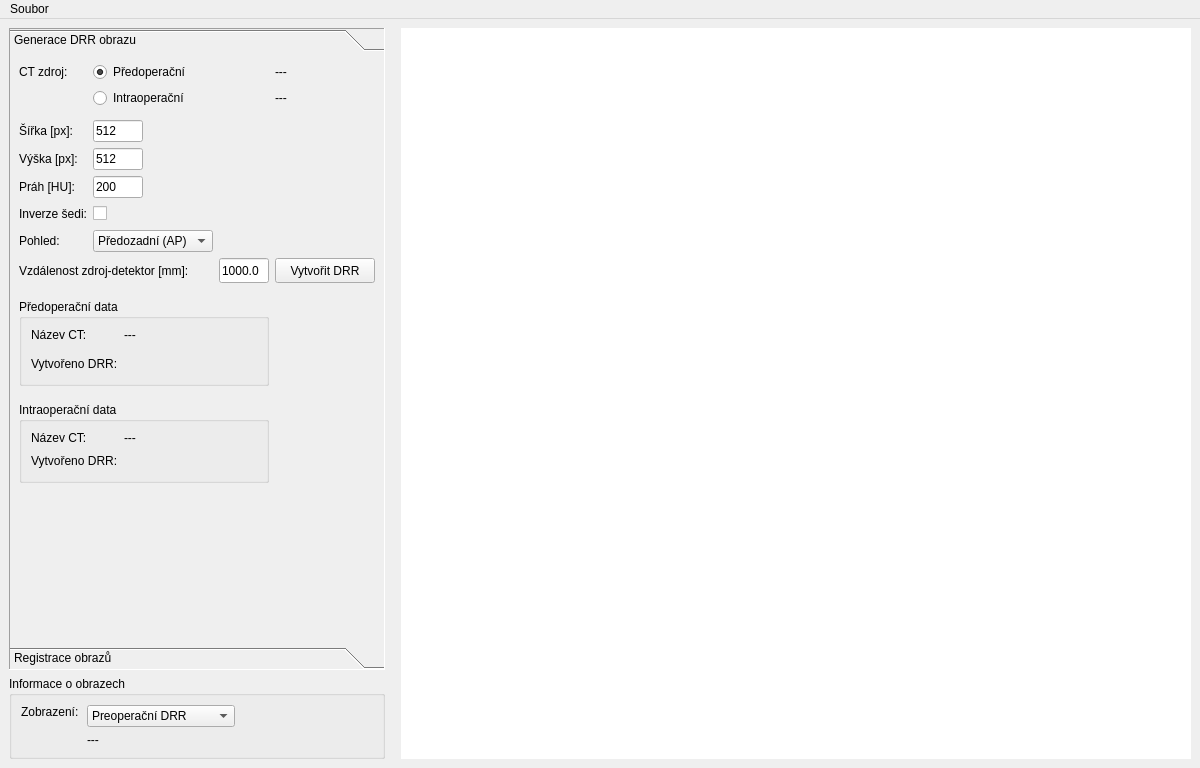
<?xml version="1.0" encoding="UTF-8"?>
<ui version="4.0">
 <class>win_main_window</class>
 <widget class="QMainWindow" name="win_main_window">
  <property name="geometry">
   <rect>
    <x>0</x>
    <y>0</y>
    <width>1200</width>
    <height>768</height>
   </rect>
  </property>
  <property name="sizePolicy">
   <sizepolicy hsizetype="Preferred" vsizetype="Preferred">
    <horstretch>0</horstretch>
    <verstretch>0</verstretch>
   </sizepolicy>
  </property>
  <property name="minimumSize">
   <size>
    <width>1200</width>
    <height>768</height>
   </size>
  </property>
  <property name="windowTitle">
   <string>Casif</string>
  </property>
  <widget class="QWidget" name="lay_main_layout">
   <layout class="QGridLayout" name="gridLayout">
    <item row="0" column="0" colspan="2">
     <widget class="QToolBox" name="tob_main">
      <property name="sizePolicy">
       <sizepolicy hsizetype="Fixed" vsizetype="Preferred">
        <horstretch>0</horstretch>
        <verstretch>0</verstretch>
       </sizepolicy>
      </property>
      <property name="minimumSize">
       <size>
        <width>375</width>
        <height>0</height>
       </size>
      </property>
      <property name="maximumSize">
       <size>
        <width>16777215</width>
        <height>16777215</height>
       </size>
      </property>
      <property name="frameShape">
       <enum>QFrame::Panel</enum>
      </property>
      <property name="frameShadow">
       <enum>QFrame::Sunken</enum>
      </property>
      <property name="currentIndex">
       <number>0</number>
      </property>
      <property name="tabSpacing">
       <number>2</number>
      </property>
      <widget class="QWidget" name="pag_drr">
       <property name="geometry">
        <rect>
         <x>0</x>
         <y>0</y>
         <width>373</width>
         <height>588</height>
        </rect>
       </property>
       <property name="sizePolicy">
        <sizepolicy hsizetype="Preferred" vsizetype="Preferred">
         <horstretch>0</horstretch>
         <verstretch>0</verstretch>
        </sizepolicy>
       </property>
       <property name="acceptDrops">
        <bool>false</bool>
       </property>
       <attribute name="label">
        <string>Generace DRR obrazu</string>
       </attribute>
       <layout class="QGridLayout" name="gridLayout_3">
        <item row="6" column="0">
         <widget class="QLabel" name="lab_thresh">
          <property name="sizePolicy">
           <sizepolicy hsizetype="Fixed" vsizetype="Fixed">
            <horstretch>0</horstretch>
            <verstretch>0</verstretch>
           </sizepolicy>
          </property>
          <property name="minimumSize">
           <size>
            <width>65</width>
            <height>20</height>
           </size>
          </property>
          <property name="text">
           <string>Práh [HU]:</string>
          </property>
         </widget>
        </item>
        <item row="13" column="0">
         <spacer name="verticalSpacer_3">
          <property name="orientation">
           <enum>Qt::Vertical</enum>
          </property>
          <property name="sizeType">
           <enum>QSizePolicy::Fixed</enum>
          </property>
          <property name="sizeHint" stdset="0">
           <size>
            <width>20</width>
            <height>10</height>
           </size>
          </property>
         </spacer>
        </item>
        <item row="4" column="1">
         <widget class="QLineEdit" name="led_drr_width">
          <property name="maximumSize">
           <size>
            <width>50</width>
            <height>60</height>
           </size>
          </property>
          <property name="inputMask">
           <string/>
          </property>
          <property name="text">
           <string>512</string>
          </property>
         </widget>
        </item>
        <item row="8" column="1">
         <widget class="QComboBox" name="cbo_drr_view">
          <property name="maximumSize">
           <size>
            <width>120</width>
            <height>16777215</height>
           </size>
          </property>
          <item>
           <property name="text">
            <string>Předozadní (AP)</string>
           </property>
          </item>
          <item>
           <property name="text">
            <string>Boční zleva</string>
           </property>
          </item>
          <item>
           <property name="text">
            <string>Boční zprava</string>
           </property>
          </item>
          <item>
           <property name="text">
            <string>Pánevní vstup</string>
           </property>
          </item>
         </widget>
        </item>
        <item row="7" column="1">
         <widget class="QCheckBox" name="cbo_inverse_gray">
          <property name="text">
           <string/>
          </property>
         </widget>
        </item>
        <item row="6" column="1">
         <widget class="QLineEdit" name="led_drr_thresh">
          <property name="maximumSize">
           <size>
            <width>50</width>
            <height>30</height>
           </size>
          </property>
          <property name="text">
           <string>200</string>
          </property>
         </widget>
        </item>
        <item row="9" column="2">
         <widget class="QLineEdit" name="led_sid">
          <property name="maximumSize">
           <size>
            <width>50</width>
            <height>25</height>
           </size>
          </property>
          <property name="text">
           <string>1000.0</string>
          </property>
         </widget>
        </item>
        <item row="9" column="0" colspan="2">
         <widget class="QLabel" name="lab_sid">
          <property name="sizePolicy">
           <sizepolicy hsizetype="Minimum" vsizetype="Fixed">
            <horstretch>0</horstretch>
            <verstretch>0</verstretch>
           </sizepolicy>
          </property>
          <property name="minimumSize">
           <size>
            <width>65</width>
            <height>20</height>
           </size>
          </property>
          <property name="text">
           <string>Vzdálenost zdroj-detektor [mm]:</string>
          </property>
          <property name="textFormat">
           <enum>Qt::AutoText</enum>
          </property>
          <property name="wordWrap">
           <bool>true</bool>
          </property>
          <property name="margin">
           <number>0</number>
          </property>
         </widget>
        </item>
        <item row="9" column="3">
         <widget class="QPushButton" name="pbu_drr_start">
          <property name="minimumSize">
           <size>
            <width>100</width>
            <height>25</height>
           </size>
          </property>
          <property name="maximumSize">
           <size>
            <width>100</width>
            <height>16777215</height>
           </size>
          </property>
          <property name="text">
           <string>Vytvořit DRR</string>
          </property>
         </widget>
        </item>
        <item row="15" column="0" colspan="4">
         <spacer name="verticalSpacer">
          <property name="orientation">
           <enum>Qt::Vertical</enum>
          </property>
          <property name="sizeHint" stdset="0">
           <size>
            <width>20</width>
            <height>40</height>
           </size>
          </property>
         </spacer>
        </item>
        <item row="4" column="0">
         <widget class="QLabel" name="lab_drr_width">
          <property name="sizePolicy">
           <sizepolicy hsizetype="Fixed" vsizetype="Fixed">
            <horstretch>0</horstretch>
            <verstretch>0</verstretch>
           </sizepolicy>
          </property>
          <property name="minimumSize">
           <size>
            <width>65</width>
            <height>20</height>
           </size>
          </property>
          <property name="text">
           <string>Šířka [px]:</string>
          </property>
         </widget>
        </item>
        <item row="5" column="1">
         <widget class="QLineEdit" name="led_drr_height">
          <property name="maximumSize">
           <size>
            <width>50</width>
            <height>16777215</height>
           </size>
          </property>
          <property name="text">
           <string>512</string>
          </property>
          <property name="frame">
           <bool>true</bool>
          </property>
         </widget>
        </item>
        <item row="0" column="0">
         <widget class="QLabel" name="lab_ct_source">
          <property name="sizePolicy">
           <sizepolicy hsizetype="Fixed" vsizetype="Fixed">
            <horstretch>0</horstretch>
            <verstretch>0</verstretch>
           </sizepolicy>
          </property>
          <property name="minimumSize">
           <size>
            <width>65</width>
            <height>20</height>
           </size>
          </property>
          <property name="text">
           <string>CT zdroj:</string>
          </property>
         </widget>
        </item>
        <item row="5" column="0">
         <widget class="QLabel" name="lab_drr_height">
          <property name="sizePolicy">
           <sizepolicy hsizetype="Fixed" vsizetype="Fixed">
            <horstretch>0</horstretch>
            <verstretch>0</verstretch>
           </sizepolicy>
          </property>
          <property name="minimumSize">
           <size>
            <width>65</width>
            <height>20</height>
           </size>
          </property>
          <property name="text">
           <string>Výška [px]:</string>
          </property>
         </widget>
        </item>
        <item row="7" column="0">
         <widget class="QLabel" name="lab_inverse_gray">
          <property name="sizePolicy">
           <sizepolicy hsizetype="Fixed" vsizetype="Fixed">
            <horstretch>0</horstretch>
            <verstretch>0</verstretch>
           </sizepolicy>
          </property>
          <property name="minimumSize">
           <size>
            <width>65</width>
            <height>20</height>
           </size>
          </property>
          <property name="text">
           <string>Inverze šedi:</string>
          </property>
         </widget>
        </item>
        <item row="12" column="0" colspan="3">
         <widget class="QGroupBox" name="gbo_preop_info">
          <property name="title">
           <string>Předoperační data</string>
          </property>
          <layout class="QGridLayout" name="gridLayout_5">
           <item row="1" column="0">
            <widget class="QLabel" name="lab_pre_ct_name">
             <property name="maximumSize">
              <size>
               <width>16777215</width>
               <height>16777215</height>
              </size>
             </property>
             <property name="text">
              <string>Název CT:</string>
             </property>
            </widget>
           </item>
           <item row="3" column="0">
            <widget class="QLabel" name="lab_pre_drr_created">
             <property name="text">
              <string>Vytvořeno DRR:</string>
             </property>
            </widget>
           </item>
           <item row="3" column="1">
            <widget class="QLabel" name="labm_pre_drr_created">
             <property name="minimumSize">
              <size>
               <width>20</width>
               <height>20</height>
              </size>
             </property>
             <property name="maximumSize">
              <size>
               <width>20</width>
               <height>20</height>
              </size>
             </property>
             <property name="font">
              <font>
               <bold>true</bold>
              </font>
             </property>
             <property name="text">
              <string/>
             </property>
            </widget>
           </item>
           <item row="1" column="1">
            <widget class="QLabel" name="labm_pre_ct_name">
             <property name="maximumSize">
              <size>
               <width>16777215</width>
               <height>16777215</height>
              </size>
             </property>
             <property name="text">
              <string>---</string>
             </property>
            </widget>
           </item>
           <item row="1" column="2" rowspan="3">
            <spacer name="horizontalSpacer_2">
             <property name="orientation">
              <enum>Qt::Horizontal</enum>
             </property>
             <property name="sizeHint" stdset="0">
              <size>
               <width>40</width>
               <height>20</height>
              </size>
             </property>
            </spacer>
           </item>
          </layout>
         </widget>
        </item>
        <item row="10" column="2">
         <spacer name="verticalSpacer_2">
          <property name="orientation">
           <enum>Qt::Vertical</enum>
          </property>
          <property name="sizeType">
           <enum>QSizePolicy::Fixed</enum>
          </property>
          <property name="sizeHint" stdset="0">
           <size>
            <width>20</width>
            <height>10</height>
           </size>
          </property>
         </spacer>
        </item>
        <item row="3" column="3" rowspan="6">
         <spacer name="horizontalSpacer">
          <property name="orientation">
           <enum>Qt::Horizontal</enum>
          </property>
          <property name="sizeHint" stdset="0">
           <size>
            <width>40</width>
            <height>20</height>
           </size>
          </property>
         </spacer>
        </item>
        <item row="8" column="0">
         <widget class="QLabel" name="lab_drr_view">
          <property name="sizePolicy">
           <sizepolicy hsizetype="Fixed" vsizetype="Fixed">
            <horstretch>0</horstretch>
            <verstretch>0</verstretch>
           </sizepolicy>
          </property>
          <property name="minimumSize">
           <size>
            <width>65</width>
            <height>20</height>
           </size>
          </property>
          <property name="text">
           <string>Pohled:</string>
          </property>
         </widget>
        </item>
        <item row="0" column="1">
         <widget class="QRadioButton" name="rbu_preop">
          <property name="text">
           <string>Předoperační</string>
          </property>
          <property name="checked">
           <bool>true</bool>
          </property>
         </widget>
        </item>
        <item row="14" column="0" colspan="3">
         <widget class="QGroupBox" name="gbo_intraop_info">
          <property name="title">
           <string>Intraoperační data</string>
          </property>
          <layout class="QGridLayout" name="gridLayout_6">
           <item row="0" column="4" rowspan="2">
            <spacer name="horizontalSpacer_3">
             <property name="orientation">
              <enum>Qt::Horizontal</enum>
             </property>
             <property name="sizeHint" stdset="0">
              <size>
               <width>40</width>
               <height>20</height>
              </size>
             </property>
            </spacer>
           </item>
           <item row="1" column="0">
            <widget class="QLabel" name="lab_intra_drr_created">
             <property name="text">
              <string>Vytvořeno DRR:</string>
             </property>
            </widget>
           </item>
           <item row="0" column="1">
            <widget class="QLabel" name="labm_intra_ct_name">
             <property name="maximumSize">
              <size>
               <width>16777215</width>
               <height>16777215</height>
              </size>
             </property>
             <property name="text">
              <string>---</string>
             </property>
            </widget>
           </item>
           <item row="1" column="1">
            <widget class="QLabel" name="labm_intra_drr_created">
             <property name="minimumSize">
              <size>
               <width>20</width>
               <height>20</height>
              </size>
             </property>
             <property name="maximumSize">
              <size>
               <width>20</width>
               <height>20</height>
              </size>
             </property>
             <property name="font">
              <font>
               <bold>true</bold>
              </font>
             </property>
             <property name="text">
              <string/>
             </property>
            </widget>
           </item>
           <item row="0" column="0">
            <widget class="QLabel" name="lab_intra_ct_name">
             <property name="maximumSize">
              <size>
               <width>16777215</width>
               <height>16777215</height>
              </size>
             </property>
             <property name="text">
              <string>Název CT:</string>
             </property>
            </widget>
           </item>
          </layout>
         </widget>
        </item>
        <item row="1" column="3">
         <widget class="QLabel" name="labm_intraop_ct_warning">
          <property name="text">
           <string>---</string>
          </property>
          <property name="alignment">
           <set>Qt::AlignLeading|Qt::AlignLeft|Qt::AlignVCenter</set>
          </property>
         </widget>
        </item>
        <item row="1" column="1">
         <widget class="QRadioButton" name="rbu_intraop">
          <property name="text">
           <string>Intraoperační</string>
          </property>
         </widget>
        </item>
        <item row="0" column="3">
         <widget class="QLabel" name="labm_preop_ct_warning">
          <property name="text">
           <string>---</string>
          </property>
          <property name="alignment">
           <set>Qt::AlignLeading|Qt::AlignLeft|Qt::AlignVCenter</set>
          </property>
         </widget>
        </item>
       </layout>
      </widget>
      <widget class="QWidget" name="pag_reg">
       <property name="geometry">
        <rect>
         <x>0</x>
         <y>0</y>
         <width>373</width>
         <height>588</height>
        </rect>
       </property>
       <attribute name="label">
        <string>Registrace obrazů</string>
       </attribute>
       <widget class="QPushButton" name="pbu_reg_start">
        <property name="geometry">
         <rect>
          <x>110</x>
          <y>70</y>
          <width>75</width>
          <height>25</height>
         </rect>
        </property>
        <property name="minimumSize">
         <size>
          <width>0</width>
          <height>25</height>
         </size>
        </property>
        <property name="text">
         <string>Spustit</string>
        </property>
       </widget>
       <widget class="QComboBox" name="cob_reg_method">
        <property name="geometry">
         <rect>
          <x>80</x>
          <y>30</y>
          <width>111</width>
          <height>22</height>
         </rect>
        </property>
        <item>
         <property name="text">
          <string>Metoda 1</string>
         </property>
        </item>
        <item>
         <property name="text">
          <string>Metoda 2</string>
         </property>
        </item>
        <item>
         <property name="text">
          <string>Metoda 3</string>
         </property>
        </item>
       </widget>
       <widget class="QLabel" name="lab_reg_method">
        <property name="geometry">
         <rect>
          <x>30</x>
          <y>30</y>
          <width>49</width>
          <height>16</height>
         </rect>
        </property>
        <property name="text">
         <string>Metoda:</string>
        </property>
       </widget>
      </widget>
     </widget>
    </item>
    <item row="1" column="0" colspan="2">
     <widget class="QGroupBox" name="gbo_image_info">
      <property name="maximumSize">
       <size>
        <width>450</width>
        <height>16777215</height>
       </size>
      </property>
      <property name="title">
       <string>Informace o obrazech</string>
      </property>
      <layout class="QGridLayout" name="gridLayout_2">
       <item row="0" column="0">
        <widget class="QLabel" name="lab_visualization">
         <property name="maximumSize">
          <size>
           <width>60</width>
           <height>16777215</height>
          </size>
         </property>
         <property name="text">
          <string>Zobrazení:</string>
         </property>
        </widget>
       </item>
       <item row="2" column="1" colspan="2">
        <widget class="QLabel" name="labm_vis_warning">
         <property name="text">
          <string>---</string>
         </property>
        </widget>
       </item>
       <item row="0" column="1" rowspan="2">
        <widget class="QComboBox" name="cbo_visualization">
         <property name="sizePolicy">
          <sizepolicy hsizetype="Preferred" vsizetype="Preferred">
           <horstretch>0</horstretch>
           <verstretch>0</verstretch>
          </sizepolicy>
         </property>
         <property name="minimumSize">
          <size>
           <width>130</width>
           <height>0</height>
          </size>
         </property>
         <property name="maximumSize">
          <size>
           <width>150</width>
           <height>16777215</height>
          </size>
         </property>
         <item>
          <property name="text">
           <string>Preoperační DRR</string>
          </property>
         </item>
         <item>
          <property name="text">
           <string>Intraoperační DRR</string>
          </property>
         </item>
         <item>
          <property name="text">
           <string>Preop + Intraop hrany</string>
          </property>
         </item>
         <item>
          <property name="text">
           <string>Šachovnice</string>
          </property>
         </item>
        </widget>
       </item>
      </layout>
     </widget>
    </item>
    <item row="0" column="3" rowspan="2">
     <widget class="GraphicsView" name="gvi_drr">
      <property name="enabled">
       <bool>true</bool>
      </property>
      <property name="sizePolicy">
       <sizepolicy hsizetype="MinimumExpanding" vsizetype="MinimumExpanding">
        <horstretch>0</horstretch>
        <verstretch>0</verstretch>
       </sizepolicy>
      </property>
      <property name="minimumSize">
       <size>
        <width>512</width>
        <height>512</height>
       </size>
      </property>
      <property name="mouseTracking">
       <bool>false</bool>
      </property>
      <property name="frameShape">
       <enum>QFrame::NoFrame</enum>
      </property>
      <property name="frameShadow">
       <enum>QFrame::Plain</enum>
      </property>
      <property name="sizeAdjustPolicy">
       <enum>QAbstractScrollArea::AdjustIgnored</enum>
      </property>
      <property name="alignment">
       <set>Qt::AlignCenter</set>
      </property>
      <property name="dragMode">
       <enum>QGraphicsView::NoDrag</enum>
      </property>
      <property name="transformationAnchor">
       <enum>QGraphicsView::AnchorUnderMouse</enum>
      </property>
     </widget>
    </item>
    <item row="0" column="2" rowspan="2">
     <spacer name="horizontalSpacer_4">
      <property name="orientation">
       <enum>Qt::Horizontal</enum>
      </property>
      <property name="sizeType">
       <enum>QSizePolicy::Fixed</enum>
      </property>
      <property name="sizeHint" stdset="0">
       <size>
        <width>10</width>
        <height>20</height>
       </size>
      </property>
     </spacer>
    </item>
   </layout>
  </widget>
  <widget class="QMenuBar" name="mba_main_menu">
   <property name="geometry">
    <rect>
     <x>0</x>
     <y>0</y>
     <width>1200</width>
     <height>22</height>
    </rect>
   </property>
   <widget class="QMenu" name="men_file">
    <property name="title">
     <string>Soubor</string>
    </property>
    <widget class="QMenu" name="men_read">
     <property name="tearOffEnabled">
      <bool>false</bool>
     </property>
     <property name="title">
      <string>Otevřít</string>
     </property>
     <property name="separatorsCollapsible">
      <bool>false</bool>
     </property>
     <addaction name="mac_read_pre_ct"/>
     <addaction name="mac_read_intra_ct"/>
     <addaction name="mac_read_drr"/>
    </widget>
    <widget class="QMenu" name="men_write">
     <property name="title">
      <string>Uložit</string>
     </property>
     <addaction name="mac_write_pre_drr"/>
     <addaction name="mac_write_intra_drr"/>
    </widget>
    <addaction name="men_read"/>
    <addaction name="men_write"/>
    <addaction name="mac_info"/>
    <addaction name="separator"/>
    <addaction name="mac_exit"/>
   </widget>
   <addaction name="men_file"/>
  </widget>
  <action name="mac_info">
   <property name="text">
    <string>Informace</string>
   </property>
  </action>
  <action name="mac_exit">
   <property name="text">
    <string>Ukončit</string>
   </property>
  </action>
  <action name="mac_read_pre_ct">
   <property name="text">
    <string>Předoperační CT plán</string>
   </property>
  </action>
  <action name="mac_read_xray">
   <property name="text">
    <string>RTG obraz</string>
   </property>
  </action>
  <action name="mac_read_intra_ct">
   <property name="text">
    <string>Intraoperační CT</string>
   </property>
  </action>
  <action name="mac_write_pre_drr">
   <property name="text">
    <string>Předoperační DRR</string>
   </property>
  </action>
  <action name="mac_write_intra_drr">
   <property name="text">
    <string>Intraoperační DRR</string>
   </property>
  </action>
  <action name="mac_gen_drr">
   <property name="text">
    <string>Vytvořit DRR obraz</string>
   </property>
  </action>
  <action name="actionIntraopera_n_CT">
   <property name="text">
    <string>Intraoperační CT</string>
   </property>
  </action>
  <action name="mac_read_drr">
   <property name="text">
    <string>DRR obraz</string>
   </property>
   <property name="menuRole">
    <enum>QAction::TextHeuristicRole</enum>
   </property>
  </action>
 </widget>
 <customwidgets>
  <customwidget>
   <class>GraphicsView</class>
   <extends>QGraphicsView</extends>
   <header>ca_iss_app/ui/custom_widgets.h</header>
  </customwidget>
 </customwidgets>
 <resources/>
 <connections/>
</ui>
